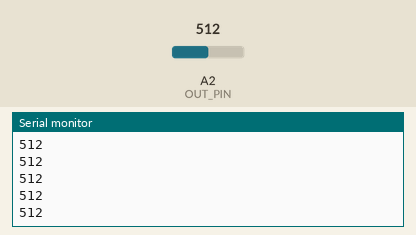
The sketch below on a simulated Arduino Uno, built with avr-gcc and run on an emulated ATmega328P. Parts: the last lines printed to the serial monitor. Inputs (shaded band) come from the test bench; at power-on: A2 (OUT_PIN) = 512.

Above: at 1.2 s.
1.3 s: A2 (OUT_PIN) set to 716
At 2.2 s:
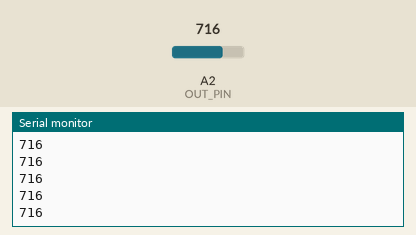
2.8 s: A2 (OUT_PIN) set to 900
At 3.7 s:
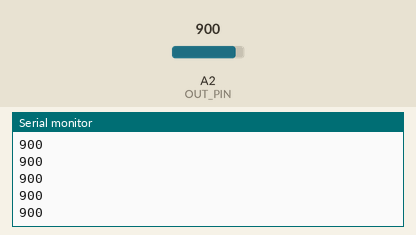
Timing chart, 0 to 5.8 s (numbered marks = the images above; inputs shaded):
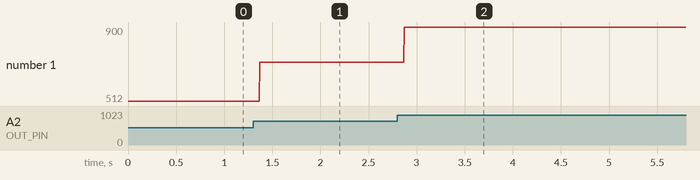

The sketch:

sound.ino
```cpp
const int OUT_PIN = A2;

void setup()
{
  //initialise the keyboard library
  Serial.begin(9600); //begin Serial Communication
}

void loop()
{
  // Serial.println(digitalRead(OUT_PIN));
  int sound = analogRead(OUT_PIN);
  // Serial.println(sound);
  Serial.println(sound);

  // if (sound > 574) {
    // Serial.println("         ||        ");
    // Serial.println("       ||||||      ");
    // Serial.println("     |||||||||     ");
    // Serial.println("   |||||||||||||   ");
    // Serial.println(" ||||||||||||||||| ");
    // Serial.println("   |||||||||||||   ");
    // Serial.println("     |||||||||     ");
    // Serial.println("       ||||||      ");
    // Serial.println("         ||        ");
    // Serial.println("1");
  // }
}
```

Measured:
- after the input at 1.3 s, the serial monitor: prints a new line after 0.07 s (image 1)
- after the input at 2.8 s, the serial monitor: prints a new line after 0.07 s (image 2)
- plotted number 1: 512 → 716 after the input at 1.3 s, 716 → 900 after the input at 2.8 s
